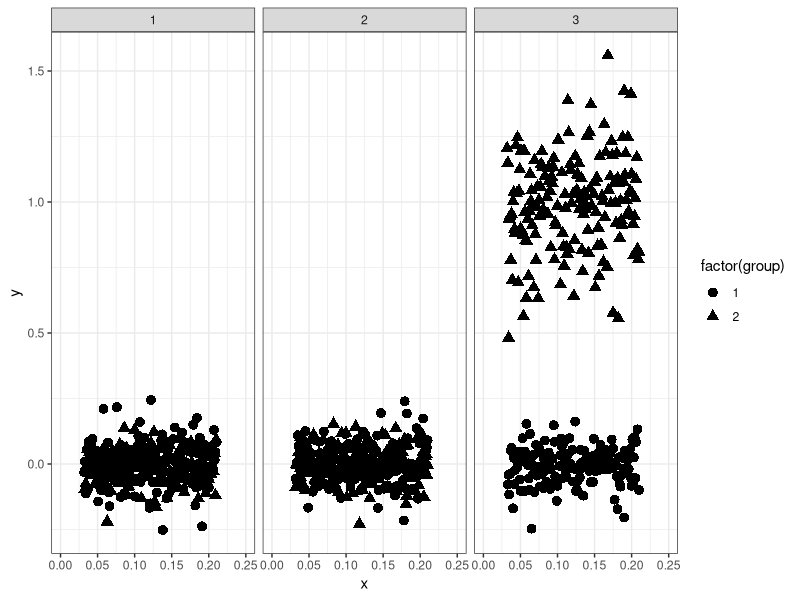
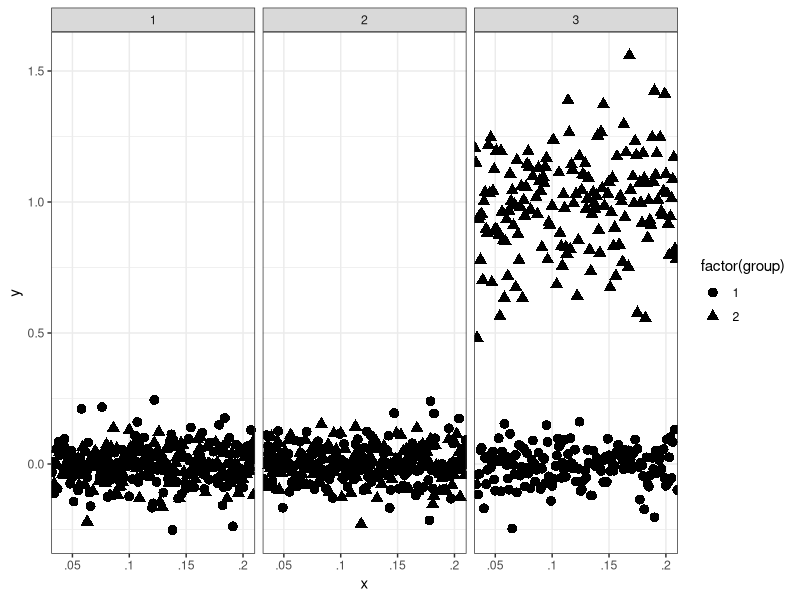
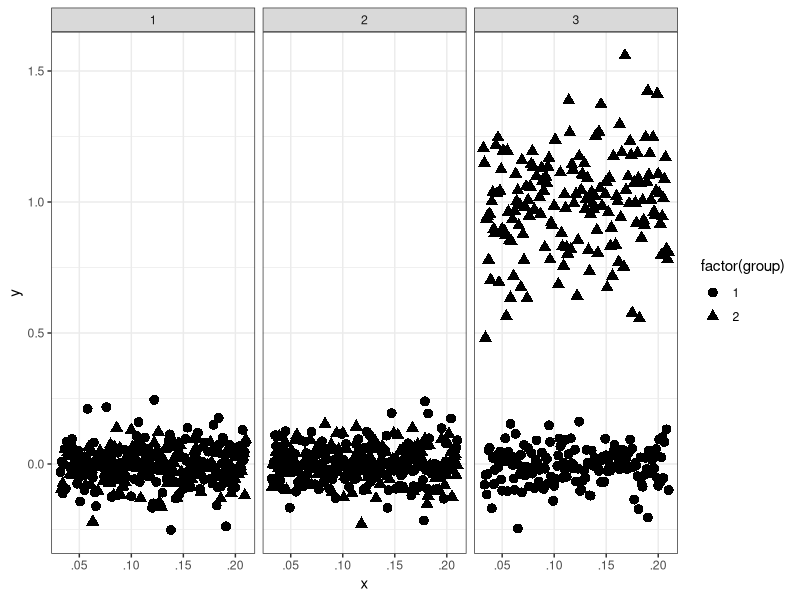

These charts were generated, in order, by the following R code:
## ---- chunk 1
# Sim some data
simdata <- data.frame(x = runif(2400, min = .032, max = .210),
                      y = c(rnorm(2000, mean = 0, sd = .1), 
                            rnorm(400, mean = 1, sd = .25)),
                      group = c(sample(1:2, 1600, replace = TRUE),
                                rep(1, 400), 
                                rep(2, 400)),
                      facet = rep(1:3, each = 800))
## ---- chunk 2
with(simdata, tapply(y, group, mean))
with(simdata, tapply(y, facet, mean))
with(simdata, tapply(y, interaction(group, facet), mean))
## ---- chunk 3
# round value to .001 and aggregate
simdata$x_rd <- round(simdata$x, 3)

# aggregate
library(dplyr)
simdata_agg <- simdata %>%
  group_by(x_rd, group, facet) %>%
  summarise(y = mean(y))
simdata_agg 
## ---- chunk 4
library(ggplot2)
p <- ggplot(simdata_agg, aes(x = x_rd, y = y, shape = factor(group))) + 
  theme_bw()
p + geom_point(size = 3) + facet_grid(. ~ facet) + 
  scale_x_continuous("x", limits = c(0, .25), 
                     breaks = seq(0, .25, .05))
## ---- chunk 5
simdata_agg$x_char <- as.character(simdata_agg$x_rd)
simdata_agg$x_char <- gsub("^0", "", simdata_agg$x_char)
p <- ggplot(simdata_agg, aes(x = x_char, y = y, shape = factor(group))) + 
  theme_bw()
p + geom_point(size = 3) + facet_grid(. ~ facet) + 
  scale_x_discrete("x", breaks = c('.00', '.05', '.1', '.15', '.2', '.25'))
## ---- chunk 6
# Reset aggregation vector
simdata_agg <- simdata %>%
  group_by(x_rd, group, facet) %>%
  summarise(y = mean(y))

# Create x_char variable again
simdata_agg$x_char <- as.character(simdata_agg$x_rd)
simdata_agg$x_char <- gsub("^0", "", simdata_agg$x_char)

# Needed formatting
simdata_agg$x_char <- ifelse(simdata_agg$x_char == '', '.00',
                             simdata_agg$x_char)
simdata_agg$x_char <- ifelse(simdata_agg$x_char == '.2', '.20',
                             simdata_agg$x_char)
simdata_agg$x_char <- ifelse(simdata_agg$x_char == '.1', '.10',
                             simdata_agg$x_char)

# Final plot
p <- ggplot(simdata_agg, aes(x = x_char, y = y, shape = factor(group))) + 
  theme_bw()
p + geom_point(size = 3) + 
  facet_grid(. ~ facet) + 
  scale_x_discrete("x", breaks = c('.00', '.05', '.10', '.15', '.20'),
                   expand = c(.05, .05))
